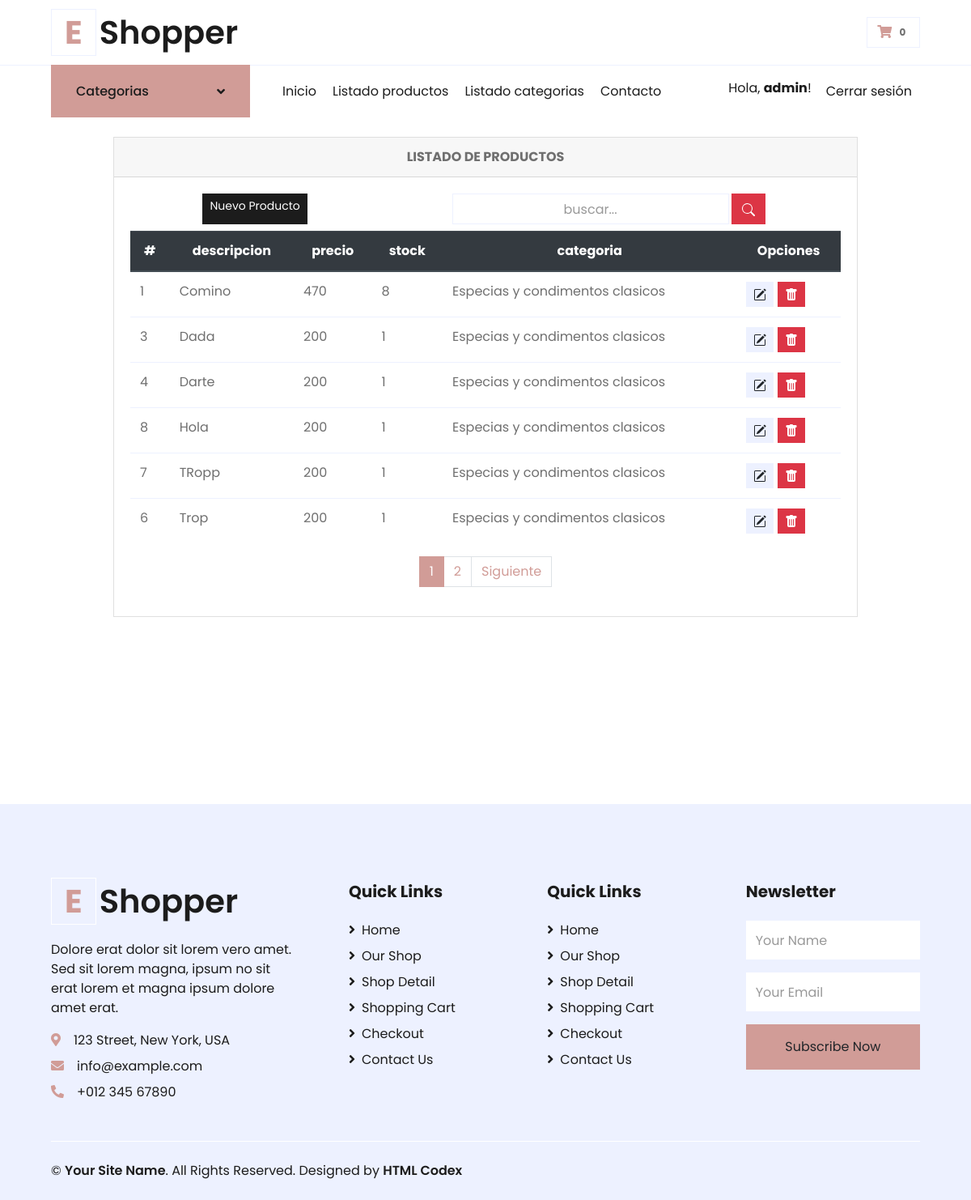
Screenshot of /listarproductos/ (signed in) with the database file from the repository.
### DistribuidoraApp/models.py (models this page shows, shortened)
class Productos(models.Model):
    nombre = models.CharField(max_length=100)
    imagen = models.ImageField(upload_to='imgproductos/%Y/%m/%d', blank=True)
    descripcion = models.CharField(max_length=500)
    precio = models.IntegerField()
    stock = models.IntegerField(null=True, default=0)
    categoria = models.ForeignKey(Categorias, on_delete=models.PROTECT)
    oferta = models.BooleanField(default=False)
    class Meta:
        db_table = 'productos'
        verbose_name = 'Producto'
        verbose_name_plural = 'Productos'
        ordering = ['id']

class Categorias(models.Model):
    nombre = models.CharField(max_length=100)
    def __str__(self):
        return self.nombre
    class Meta:
        db_table = "categorias"
        verbose_name = 'Categoria'
        verbose_name_plural = 'Categorias'
        ordering = ['id']

### DistribuidoraApp/views.py (the view)
# urls.py: path('listarproductos/', listarProductos, name='listarproductos'),
@login_required(login_url='/login')
def listarProductos(request):
    busqueda = request.POST.get("buscador")
    lista_productos = Productos.objects.order_by('nombre')
    page = request.GET.get('page', 1)
    if busqueda:
        lista_productos = Productos.objects.filter(
            Q(nombre__icontains = busqueda) |
            Q(descripcion__icontains = busqueda)
        ).distinct()
    try:
        paginator = Paginator(lista_productos, 6)
        lista_productos = paginator.page(page)
    except:
        raise Http404
    data = {'entity': lista_productos,
            'title': 'LISTADO DE PRODUCTOS',
            'paginator': paginator
            }
    return render(request, 'DistribuidoraApp/listar-productos.html', data)

### DistribuidoraApp/context_processors.py (called while the page is built)
def extras(request):
	lista_categorias = Categorias.objects.all().order_by('nombre')
	return {'categorias':lista_categorias}

### DistribuidoraApp/templates/DistribuidoraApp/listar-productos.html (shortened to what this page needs)
{% extends 'DistribuidoraApp/base.html' %}
{% load static %}
{% block contenidoPagina %}
<div class="min-vh-100 d-flex flex-colum py-4">
    <div class="container">
        <div class="row justify-content-center">
            <div class="col-lg-10 col-md-6 col-sm-4 animate__animated animate__backInRight animate__delay-0.4s">
                <div class="card">
                    <div class="card-header text-center font-weight-bold">
                        {{ title }}
                    </div>
                    <div class="card-body table-responsive align-items-center">
                        <div class="d-flex mb-2">
                            <a href="{% url 'addproducto' %}" class="d-flex inline-block mx-auto btn btn-dark btn-sm" type="submit">
                                Nuevo Producto
                            </a>
                            <form class="d-flex mx-auto d-sm-inlne-block form-inline" method="POST" action="">
                                <div class="input-group">
                                    <input type="text" class="form-control bg-light border-1 small text-center" name="buscador" placeholder="buscar..." value="{{ request.POST.buscador }}">
                                    <div class="input-group-append">
                                        <button class="btn btn-danger mx-1" type="submit">
                                            </button>
                                    </div>
                                </div>
                            </form>
                        </div>
                        <table class="table table-condensed">
                            <thead class="thead-dark text-center ">
                                <tr>
                                    <th scope="col">#</th>
                                    <th scope="col">descripcion</th>
                                    <th scope="col">precio</th>
                                    <th scope="col">stock</th>
                                    <th scope="col">categoria</th>
                                    <th colspan="2">Opciones</th>
                                </tr>
                            </thead>
                            <tbody>
                                {% if entity %} {% for producto in entity %}
                                <tr>
                                    <td>{{ producto.id }}</td>
                                    <td>{{ producto.nombre }}</td>
                                    <td>{{ producto.precio }}</td>
                                    <td>{{ producto.stock }}</td>
                                    <td>{{ producto.categoria }}</td>
                                    <td colspan="2">
                                        <a class="btn btn-secondary btn-sm" href="{% url 'editproducto' producto.id %} " type="button"></a>
                                        <a class="btn btn-danger btn-sm" href="{% url 'deleteProducto' producto.id %}" type="button"></a>
                                    </td>
                                </tr>
                                {% endfor %} {% else %}
                                <div class="text-center text-warning">
                                    <h3> No se encontraron Productos!!</h3>
                                </div>
                                {% endif %}
                            </tbody>
                        </table>
                        <div>
                            {% include 'DistribuidoraApp/paginator.html' %}
                        </div>
                    </div>
                </div>
            </div>
        </div>
    </div>
</div>
{% endblock %}

### DistribuidoraApp/templates/DistribuidoraApp/base.html (shortened to what this page needs)
{% load static %}
<!DOCTYPE html>
<html lang="en">
<head>
    <link href="https://cdnjs.cloudflare.com/ajax/libs/font-awesome/5.10.0/css/all.min.css" rel="stylesheet">
    <link href="{% static 'lib/owlcarousel/assets/owl.carousel.min.css' %}" rel="stylesheet">
    <link href="{% static 'css/style.css' %}" rel="stylesheet">
</head>
<body>
    <div class="container-fluid">
        <div class="row align-items-center py-3 px-xl-5">
            <div class="col-lg-3 d-none d-lg-block">
                <a href="" class="text-decoration-none">
                    <h1 class="m-0 display-5 font-weight-semi-bold"><span class="text-primary font-weight-bold border px-3 mr-1">E</span>Shopper</h1>
                </a>
            </div>
            <div class="col-lg-9 col-6 text-right">
                {% if user.is_authenticated %}
                <a href="" class="btn border">
                    <i class="fas fa-shopping-cart text-primary"></i>
                    <span class="badge">0</span>
                </a>
                {% endif %}
            </div>
        </div>
    </div>
    <div class="container-fluid">
        <div class="row border-top px-xl-5">
            <div class="col-lg-3 d-none d-lg-block">
                <a class="btn shadow-none d-flex align-items-center justify-content-between bg-primary text-white w-100" data-toggle="collapse" href="#navbar-vertical" style="height: 65px; margin-top: -1px; padding: 0 30px;">
                    <h6 class="m-0">Categorias</h6>
                    <i class="fa fa-angle-down text-dark"></i>
                </a>
            </div>
            <div class="col-lg-9">
                <nav class="navbar navbar-expand-lg bg-light navbar-light py-3 py-lg-0 px-0">
                    <div class="collapse navbar-collapse justify-content-between" id="navbarCollapse">
                        <div class="navbar-nav mr-auto py-0">
                            <a href="{% url 'inicio' %}" class="nav-item nav-link">Inicio</a>
                            {% if user.is_staff %}
                            <a href="{% url 'listarproductos' %}" class="nav-item nav-link ">Listado productos</a>
                            <a href="{% url 'categorias' %}" class="nav-item nav-link">Listado categorias</a>
                            {% endif %}
                            <a href="contact.html" class="nav-item nav-link">Contacto</a>
                        </div>
                        <div class="navbar-nav ml-auto py-0">
                            {% if user.is_authenticated %}
                            <p class="text-dark my-3 mx-2"> Hola, <b>{{user.username}}</b>!</p>
                            <a href="{% url 'logout' %}" class="nav-item nav-link">Cerrar sesión</a>
                            {% else %}
                            <a href="{% url 'login' %}" class="nav-item nav-link">Ingresar</a>
                            <a href="{% url 'register' %}" class="nav-item nav-link">Registrarse</a>
                            {% endif%}
                        </div>
                    </div>
                </nav>
            </div>
        </div>
    </div>
    {% block contenidoPagina %}
    {% endblock %}
    <div class="container-fluid bg-secondary text-dark mt-5 pt-5">
        <div class="row px-xl-5 pt-5">
            <div class="col-lg-4 col-md-12 mb-5 pr-3 pr-xl-5">
                <a href="" class="text-decoration-none">
                    <h1 class="mb-4 display-5 font-weight-semi-bold"><span class="text-primary font-weight-bold border border-white px-3 mr-1">E</span>Shopper</h1>
                </a>
                <p>Dolore erat dolor sit lorem vero amet. Sed sit lorem magna, ipsum no sit erat lorem et magna ipsum dolore amet erat.</p>
                <p class="mb-2"><i class="fa fa-map-marker-alt text-primary mr-3"></i>123 Street, New York, USA</p>
                <p class="mb-2"><i class="fa fa-envelope text-primary mr-3"></i>info@example.com</p>
                <p class="mb-0"><i class="fa fa-phone-alt text-primary mr-3"></i>+012 345 67890</p>
            </div>
            <div class="col-lg-8 col-md-12">
                <div class="row">
                    <div class="col-md-4 mb-5">
                        <h5 class="font-weight-bold text-dark mb-4">Quick Links</h5>
                        <div class="d-flex flex-column justify-content-start">
                            <a class="text-dark mb-2" href="index.html"><i class="fa fa-angle-right mr-2"></i>Home</a>
                            <a class="text-dark mb-2" href="shop.html"><i class="fa fa-angle-right mr-2"></i>Our Shop</a>
                            <a class="text-dark mb-2" href="detail.html"><i class="fa fa-angle-right mr-2"></i>Shop Detail</a>
                            <a class="text-dark mb-2" href="cart.html"><i class="fa fa-angle-right mr-2"></i>Shopping Cart</a>
                            <a class="text-dark mb-2" href="checkout.html"><i class="fa fa-angle-right mr-2"></i>Checkout</a>
                            <a class="text-dark" href="contact.html"><i class="fa fa-angle-right mr-2"></i>Contact Us</a>
                        </div>
                    </div>
                    <div class="col-md-4 mb-5">
                        <h5 class="font-weight-bold text-dark mb-4">Quick Links</h5>
                        <div class="d-flex flex-column justify-content-start">
                            <a class="text-dark mb-2" href="index.html"><i class="fa fa-angle-right mr-2"></i>Home</a>
                            <a class="text-dark mb-2" href="shop.html"><i class="fa fa-angle-right mr-2"></i>Our Shop</a>
                            <a class="text-dark mb-2" href="detail.html"><i class="fa fa-angle-right mr-2"></i>Shop Detail</a>
                            <a class="text-dark mb-2" href="cart.html"><i class="fa fa-angle-right mr-2"></i>Shopping Cart</a>
                            <a class="text-dark mb-2" href="checkout.html"><i class="fa fa-angle-right mr-2"></i>Checkout</a>
                            <a class="text-dark" href="contact.html"><i class="fa fa-angle-right mr-2"></i>Contact Us</a>
                        </div>
                    </div>
                    <div class="col-md-4 mb-5">
                        <h5 class="font-weight-bold text-dark mb-4">Newsletter</h5>
                        <form action="">
                            <div class="form-group">
                                <input type="text" class="form-control border-0 py-4" placeholder="Your Name" required="required" />
                            </div>
                            <div class="form-group">
                                <input type="email" class="form-control border-0 py-4" placeholder="Your Email"
                                    required="required" />
                            </div>
                            <div>
                                <button class="btn btn-primary btn-block border-0 py-3" type="submit">Subscribe Now</button>
                            </div>
                        </form>
                    </div>
                </div>
            </div>
        </div>
        <div class="row border-top border-light mx-xl-5 py-4">
            <div class="col-md-6 px-xl-0">
                <p class="mb-md-0 text-center text-md-left text-dark">
                    &copy; <a class="text-dark font-weight-semi-bold" href="#">Your Site Name</a>. All Rights Reserved. Designed
                    by
                    <a class="text-dark font-weight-semi-bold" href="https://htmlcodex.com">HTML Codex</a>
                </p>
            </div>
            <div class="col-md-6 px-xl-0 text-center text-md-right">
            </div>
        </div>
    </div>
</body>
</html>

### rows the page displays
Productos: id "1", nombre "Comino", precio "470", stock "8", categoria "Especias y condimentos clasicos"
Productos: id "3", nombre "Dada", precio "200", stock "1", categoria "Especias y condimentos clasicos"
Productos: id "4", nombre "Darte", precio "200", stock "1", categoria "Especias y condimentos clasicos"
Productos: id "8", nombre "Hola", precio "200", stock "1", categoria "Especias y condimentos clasicos"
Productos: id "7", nombre "TRopp", precio "200", stock "1", categoria "Especias y condimentos clasicos"
Productos: id "6", nombre "Trop", precio "200", stock "1", categoria "Especias y condimentos clasicos"

### other values shown
{{ user.username }} "admin"
{{ title }} "LISTADO DE PRODUCTOS"
{{ page }} "1" "2"
